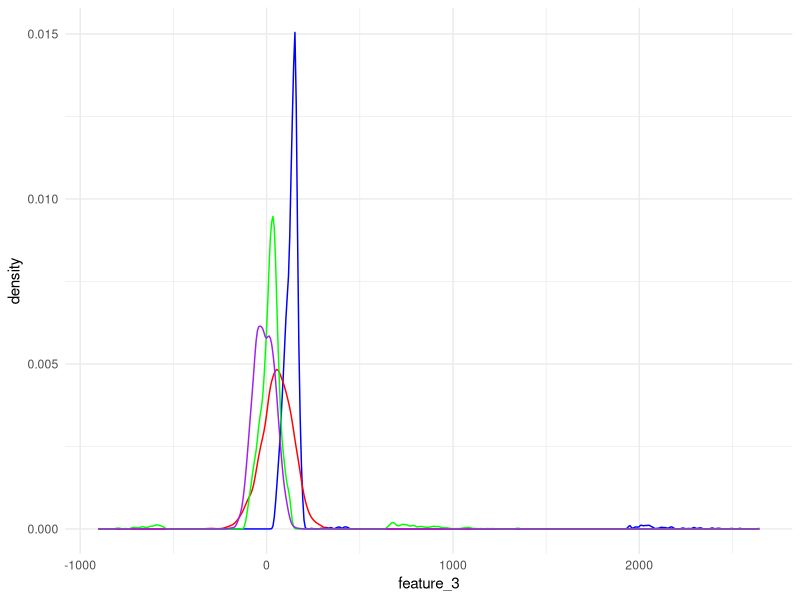
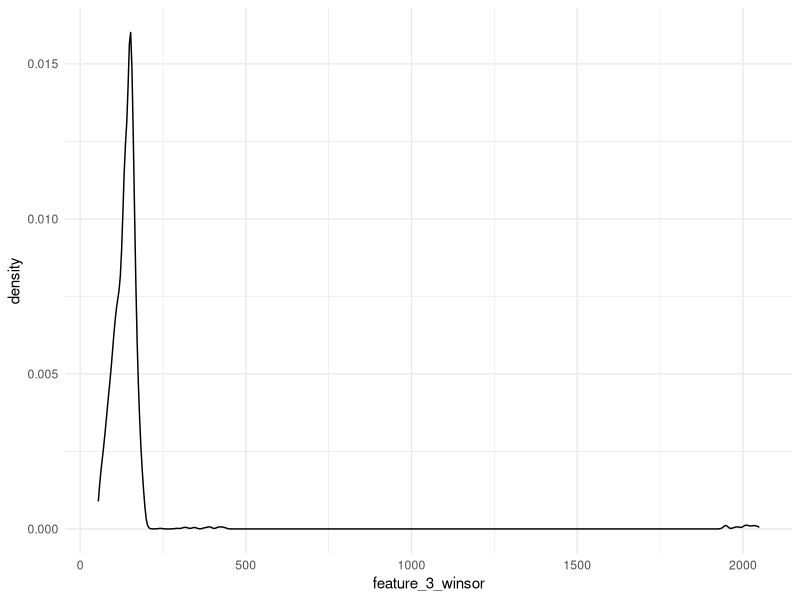
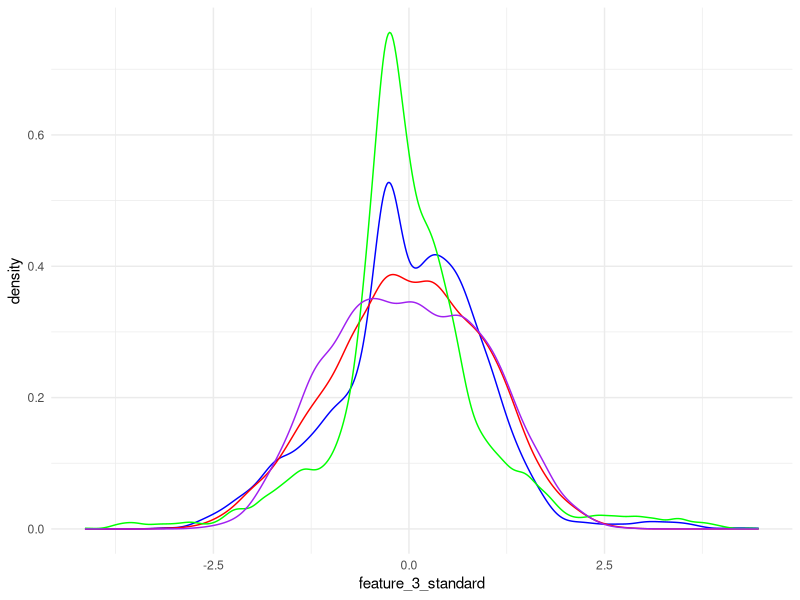
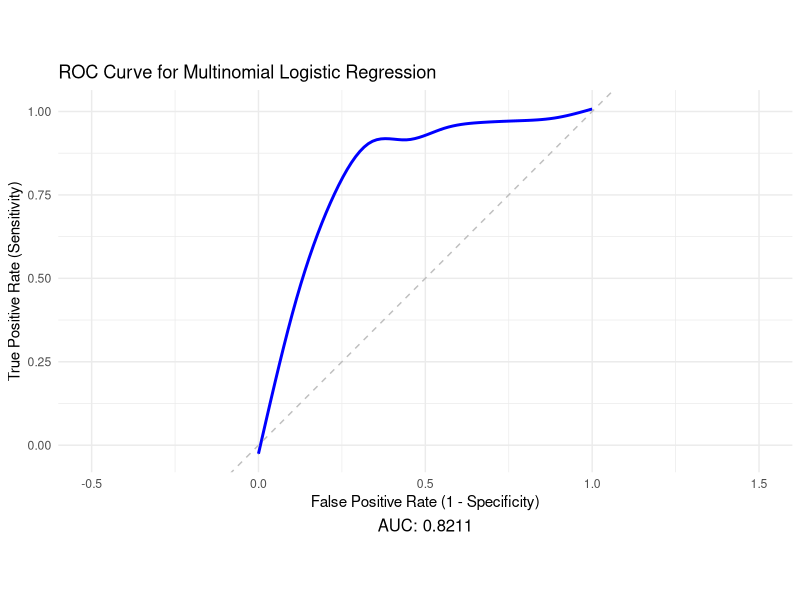
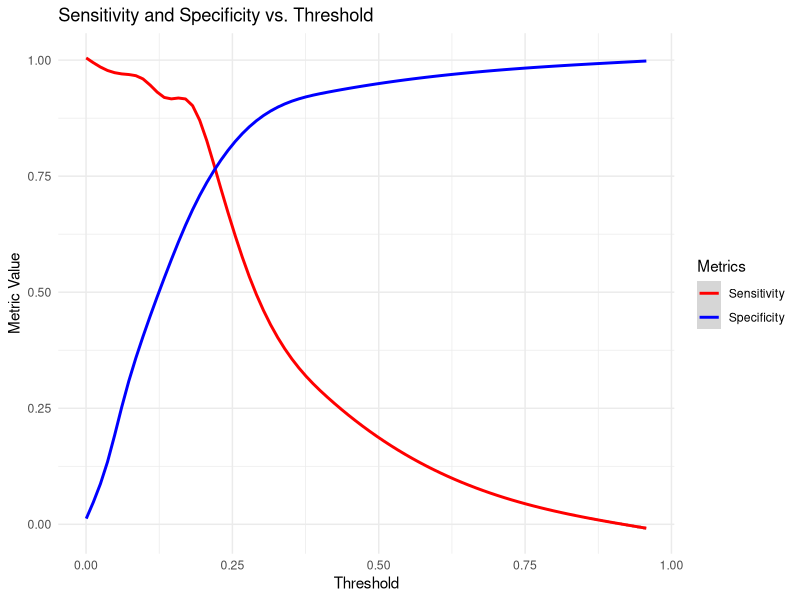
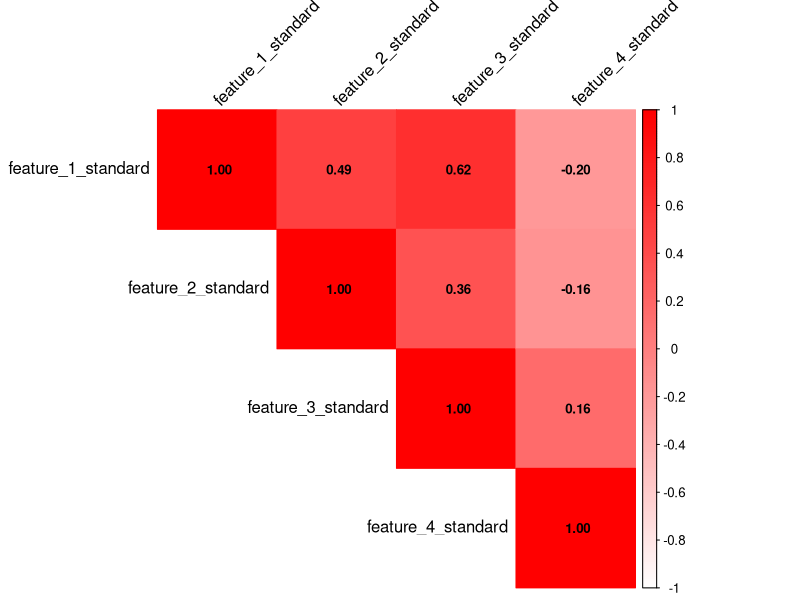
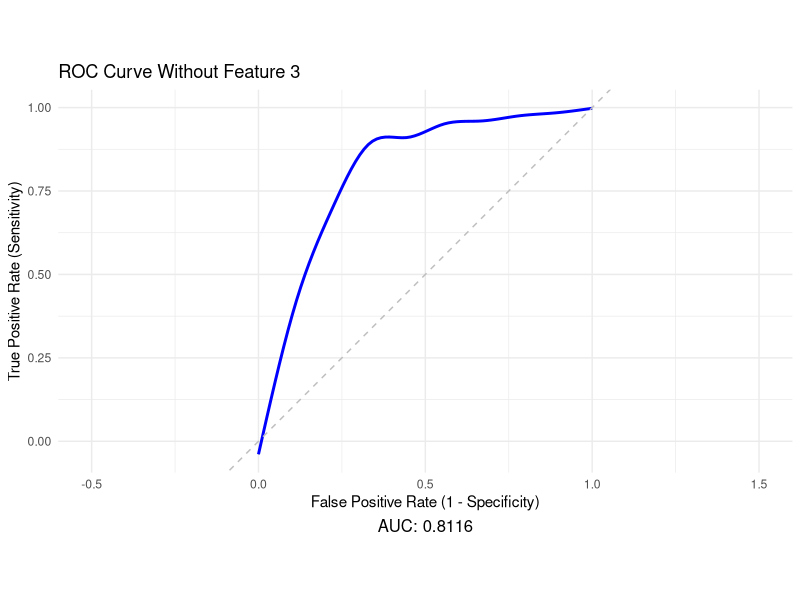
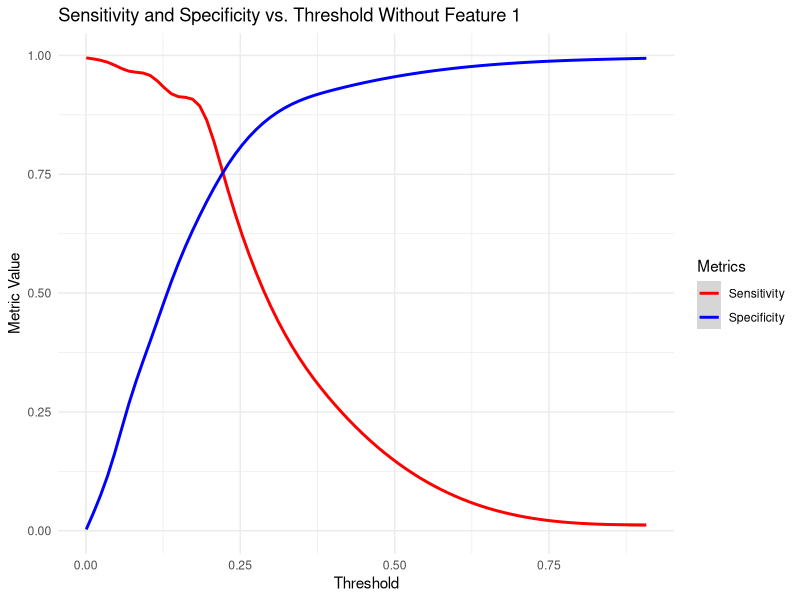

Write the R code that produced these figures, in order.
## ---- chunk 1
knitr::opts_chunk$set(message = FALSE, warning = FALSE)
## ---- chunk 2
train <- read.csv(file="FITB_train.csv",header=TRUE)
test <- read.csv(file="FITB_test.csv",header=TRUE)
## ---- chunk 3
library(ggplot2)
ggplot() + geom_density(data=train, aes(x=feature_3), color="blue") +
           geom_density(data=train, aes(x=feature_2), color="red") +
           geom_density(data=train, aes(x=feature_1), color="green") +
           geom_density(data=train, aes(x=feature_4), color="purple") +
           theme_minimal()
## ---- chunk 4
library(dplyr)
train$key <- row.names(train)
feature_3_winsor <- data.frame(feature_3 = train$feature_3, key = row.names(train))
feature_3_winsor_clean <- na.omit(feature_3_winsor)

feature_3_winsor_clean <- feature_3_winsor_clean %>%
  mutate(z_score = (feature_3 - mean(feature_3)) / sd(feature_3),percentile = ecdf(feature_3)(feature_3) * 100)

feature_3_winsor_df <- feature_3_winsor_clean[!(feature_3_winsor_clean[, 4] < 1 | feature_3_winsor_clean[, 4] > 99), ]

non_matching_keys <- anti_join(train, feature_3_winsor_df, by = "key")$key

train <- train %>% mutate(feature_3 = ifelse(key %in% non_matching_keys, NA, feature_3))

colnames(train)[3] <- "feature_3_winsor"
## ---- chunk 5
ggplot(data=train,aes(feature_3_winsor)) + geom_density() + theme_minimal()
## ---- chunk 6
train[is.na(train[,3]),3] <- median(feature_3_winsor_clean$feature_3)

colnames(train)[3] <- "feature_3_impute"

test[is.na(test[,3]),3] <- median(feature_3_winsor_clean$feature_3)
colnames(test)[3] <- "feature_3_impute"
## ---- chunk 7
train$date <- format(as.Date(train$date, format = "%Y-%m-%d"), "%Y")

train <- train %>%
  arrange(id, date) %>% # Sort by id and date
  group_by(id) %>%
  mutate(feature_2 = ifelse(is.na(feature_2),
                            lead(feature_2, order_by = date), # Try next year
                            feature_2)) %>%
  mutate(feature_2 = ifelse(is.na(feature_2),
                            lag(feature_2, order_by = date), # Try previous year
                            feature_2))

colnames(train)[2] <- "feature_2_impute"


test <- test %>%
  arrange(id, date) %>% 
  group_by(id) %>%
  mutate(feature_2 = ifelse(is.na(feature_2),
                            lead(feature_2, order_by = date), # Try next year
                            feature_2)) %>%
  mutate(feature_2 = ifelse(is.na(feature_2),
                            lag(feature_2, order_by = date), # Try previous year
                            feature_2))

colnames(test)[2] <- "feature_2_impute"

train <- na.omit(train)
test <- na.omit(test)
## ---- chunk 8
library(dplyr)
train <- train %>%
  mutate(across(c(feature_1, feature_2_impute, feature_3_impute, feature_4), 
                ~ (.x - mean(.x, na.rm = TRUE)) / sd(.x, na.rm = TRUE)))

colnames(train) <- c("feature_1_standard","feature_2_standard","feature_3_standard","feature_4_standard","id","date","y","key")

test <- test %>%
  mutate(across(c(feature_1, feature_2_impute, feature_3_impute, feature_4), 
                ~ (.x - mean(.x, na.rm = TRUE)) / sd(.x, na.rm = TRUE)))

colnames(test) <- c("feature_1_standard","feature_2_standard","feature_3_standard","feature_4_standard","id","date","y")

ggplot() + geom_density(data=train, aes(x=feature_3_standard), color="blue") +
           geom_density(data=train, aes(x=feature_2_standard), color="red") +
           geom_density(data=train, aes(x=feature_1_standard), color="green") +
           geom_density(data=train, aes(x=feature_4_standard), color="purple") +
           theme_minimal()
## ---- chunk 9
library(nnet)
train$y <- as.numeric(as.character(factor(train$y, levels = c("90+DPD", "active"), labels = c(1, 0))))
#This is necessary so that the delinquent value is recognized as the positive outcome.
delinquency_model <- multinom(y ~ feature_1_standard + feature_2_standard + feature_3_standard + feature_4_standard, 
                              data=train,family=binomial())
summary(delinquency_model)
## ---- chunk 10
    library(pROC)
    test$predicted_y <- predict(delinquency_model, newdata = test, type = "class")
    test$y_numeric <- as.numeric(as.character(factor(test$y, levels = c("90+DPD", "active"), labels = c(1, 0))))
    test$Probability <- predict(delinquency_model, newdata = test, type = "probs")
    options(digits = 4)
    
    roc_curve <- roc(response = test$y_numeric, predictor = test$Probability)

    roc_metrics <- coords(roc_curve, x = "all", ret = c("threshold", "sensitivity", "specificity"))
    (head(roc_metrics,5))

    auc_value <- auc(roc_curve) 
    optimal_threshold <- roc_metrics$threshold[which.min(abs(roc_metrics$sensitivity - roc_metrics$specificity))]
    
    roc_metrics$threshold <- as.numeric(roc_metrics$threshold)
    
roc_data <- data.frame(
  TPR = rev(roc_curve$sensitivities),  
  FPR = rev(1 - roc_curve$specificities)  
)

auc_value <- auc(roc_curve)

ggplot(roc_data, aes(x = FPR, y = TPR)) +
  geom_smooth(color = "blue", size = 1) +
  geom_abline(linetype = "dashed", color = "gray") +
  labs(
    title = "ROC Curve for Multinomial Logistic Regression",
    x = "False Positive Rate (1 - Specificity)",
    y = "True Positive Rate (Sensitivity)",
    caption = paste("AUC:", round(auc_value, 4))
  ) +
  coord_fixed() +  # Maintain proportional scales
  xlim(-0.5, 1.5) +  # Expand x-axis
  theme_minimal() +
  theme(plot.caption = element_text(hjust = 0.5, size = 12))

## ---- chunk 11
ggplot(roc_metrics, aes(x = threshold)) +
    geom_smooth(aes(y = sensitivity, color = "Sensitivity")) +
    geom_smooth(aes(y = specificity, color = "Specificity")) +
    labs(title = "Sensitivity and Specificity vs. Threshold",
    x = "Threshold", y = "Metric Value") +
    scale_color_manual(name = "Metrics", values = c("Sensitivity" = "red", "Specificity" = "blue")) +
    theme_minimal()
## ---- chunk 12
test$predicted_class <- ifelse(test$Probability >= roc_metrics$threshold[which.min(abs(roc_metrics$sensitivity - roc_metrics$specificity))], 1, 0)

library(caret)
conf_matrix <- confusionMatrix(
  factor(test$predicted_class, levels = c(0, 1)),
  factor(test$y_numeric, levels = c(0, 1)))

confusion_table <- as.data.frame.matrix(conf_matrix$table)
rownames(confusion_table) <- c("Actual: Non-delinquent", "Actual: Delinquent")
colnames(confusion_table) <- c("Predicted: Non-delinquent", "Predicted: Delinquent")

print("Confusion Matrix:")
print(confusion_table)

true_positives <- confusion_table[2, 2]  
false_positives <- confusion_table[1, 2] 
true_negatives <- confusion_table[1, 1]  
false_negatives <- confusion_table[2, 1] 
## ---- chunk 13
library(car)
X <- model.matrix(~ feature_1_standard + feature_2_standard + feature_3_standard + feature_4_standard, data=train)
vif_values <- diag(solve(cor(X[, -1]))) 
names(vif_values) <- colnames(X)[-1]    
print(vif_values)
library(corrplot)

cor_matrix <- cor(train[, c("feature_1_standard", "feature_2_standard", "feature_3_standard", "feature_4_standard")])
corrplot(cor_matrix, 
         method = "color",        
         col = colorRampPalette(c("white", "red"))(200),  
         type = "upper",          
         tl.col = "black",        
         tl.srt = 45,             
         addCoef.col = "black",  
         number.cex = 0.8)
## ---- chunk 14
full_model <- glm(y ~ feature_1_standard + feature_2_standard + feature_3_standard + feature_4_standard, data = train, family = binomial())

model_without_feature_1 <- glm(y ~ feature_2_standard + feature_3_standard + feature_4_standard, data = train, family = binomial())

model_without_feature_3 <- glm(y ~ feature_1_standard + feature_2_standard + feature_4_standard, data = train, family = binomial())

anova(model_without_feature_1, full_model, test = "LRT")
anova(model_without_feature_3, full_model, test = "LRT")
## ---- chunk 15
library(pROC)
library(ggplot2)

model_without_feature_1 <- glm(y ~ feature_2_standard + feature_3_standard + feature_4_standard, 
                               data = train, family = binomial())

test_no_feature_1 <- test %>%
  select(-feature_1_standard) 

test_no_feature_1$Probability <- predict(model_without_feature_1, newdata = test_no_feature_1, type = "response")

test_no_feature_1$y_numeric <- as.numeric(as.character(factor(test_no_feature_1$y, 
                                                              levels = c("90+DPD", "active"), 
                                                              labels = c(1, 0))))

roc_curve <- roc(response = test_no_feature_1$y_numeric, 
                 predictor = test_no_feature_1$Probability)

roc_metrics <- coords(roc_curve, x = "all", ret = c("threshold", "sensitivity", "specificity"))


# Extract data for ROC curve
roc_data <- data.frame(
  TPR = rev(roc_curve$sensitivities),  # True Positive Rate (Sensitivity)
  FPR = rev(1 - roc_curve$specificities)  # False Positive Rate (1 - Specificity)
)

# Calculate AUC value
auc_value <- auc(roc_curve)

# Create the ROC curve plot using ggplot2
ggplot(roc_data, aes(x = FPR, y = TPR)) +
  geom_smooth(color = "blue", size = 1) +
  geom_abline(linetype = "dashed", color = "gray") +  # Diagonal line for random chance
  labs(
    title = "ROC Curve Without Feature 3",
    x = "False Positive Rate (1 - Specificity)",
    y = "True Positive Rate (Sensitivity)",
    caption = paste("AUC:", round(auc_value, 4))
  ) +
  coord_fixed() +  # Maintain proportional scales
  xlim(-0.5, 1.5) +  # Expand x-axis for better visualization
  theme_minimal() +
  theme(plot.caption = element_text(hjust = 0.5, size = 12))

roc_metrics_df <- as.data.frame(roc_metrics) 
ggplot(roc_metrics_df, aes(x = threshold)) +
    geom_smooth(aes(y = sensitivity, color = "Sensitivity")) +
    geom_smooth(aes(y = specificity, color = "Specificity")) +
    labs(title = "Sensitivity and Specificity vs. Threshold Without Feature 1",
         x = "Threshold", y = "Metric Value") +
    scale_color_manual(name = "Metrics", values = c("Sensitivity" = "red", "Specificity" = "blue")) +
    theme_minimal()
## ---- chunk 16
library(pROC)
library(ggplot2)

model_without_feature_3 <- glm(y ~ feature_1_standard + feature_2_standard + feature_4_standard, 
                               data = train, family = binomial())

test_no_feature_3 <- test %>%
  select(-feature_3_standard) 

test_no_feature_3$Probability <- predict(model_without_feature_3, newdata = test_no_feature_3, type = "response")

test_no_feature_3$y_numeric <- as.numeric(as.character(factor(test_no_feature_3$y, 
                                                              levels = c("90+DPD", "active"), 
                                                              labels = c(1, 0))))

roc_curve <- roc(response = test_no_feature_3$y_numeric, 
                 predictor = test_no_feature_3$Probability)

roc_metrics <- coords(roc_curve, x = "all", ret = c("threshold", "sensitivity", "specificity"))


# Extract data for ROC curve
roc_data <- data.frame(
  TPR = rev(roc_curve$sensitivities),  # True Positive Rate (Sensitivity)
  FPR = rev(1 - roc_curve$specificities)  # False Positive Rate (1 - Specificity)
)

# Calculate AUC value
auc_value <- auc(roc_curve)

# Create the ROC curve plot using ggplot2
ggplot(roc_data, aes(x = FPR, y = TPR)) +
  geom_smooth(color = "blue", size = 1) +
  geom_abline(linetype = "dashed", color = "gray") +  # Diagonal line for random chance
  labs(
    title = "ROC Curve Without Feature 3",
    x = "False Positive Rate (1 - Specificity)",
    y = "True Positive Rate (Sensitivity)",
    caption = paste("AUC:", round(auc_value, 4))
  ) +
  coord_fixed() +  # Maintain proportional scales
  xlim(-0.5, 1.5) +  # Expand x-axis for better visualization
  theme_minimal() +
  theme(plot.caption = element_text(hjust = 0.5, size = 12))


roc_metrics_df <- as.data.frame(roc_metrics) 
ggplot(roc_metrics_df, aes(x = threshold)) +
    geom_smooth(aes(y = sensitivity, color = "Sensitivity")) +
    geom_smooth(aes(y = specificity, color = "Specificity")) +
    labs(title = "Sensitivity and Specificity vs. Threshold Without Feature 3",
         x = "Threshold", y = "Metric Value") +
    scale_color_manual(name = "Metrics", values = c("Sensitivity" = "red", "Specificity" = "blue")) +
    theme_minimal()
